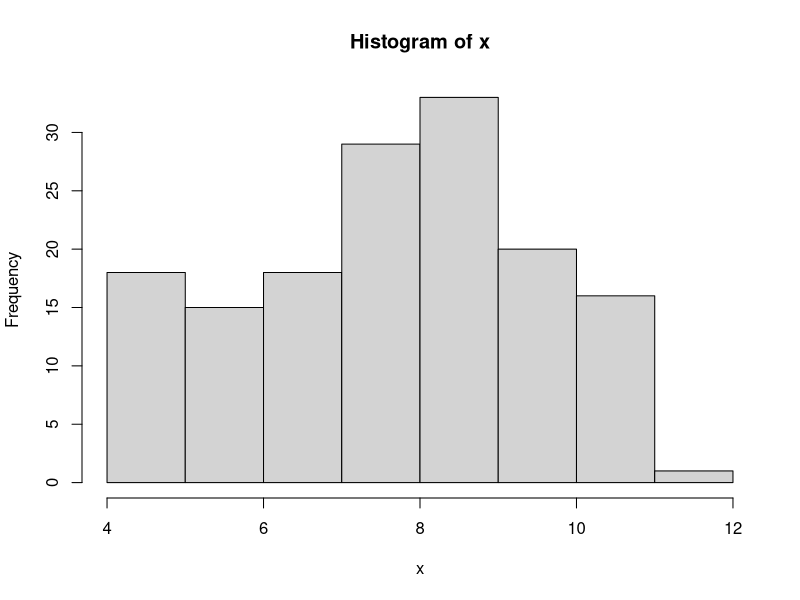
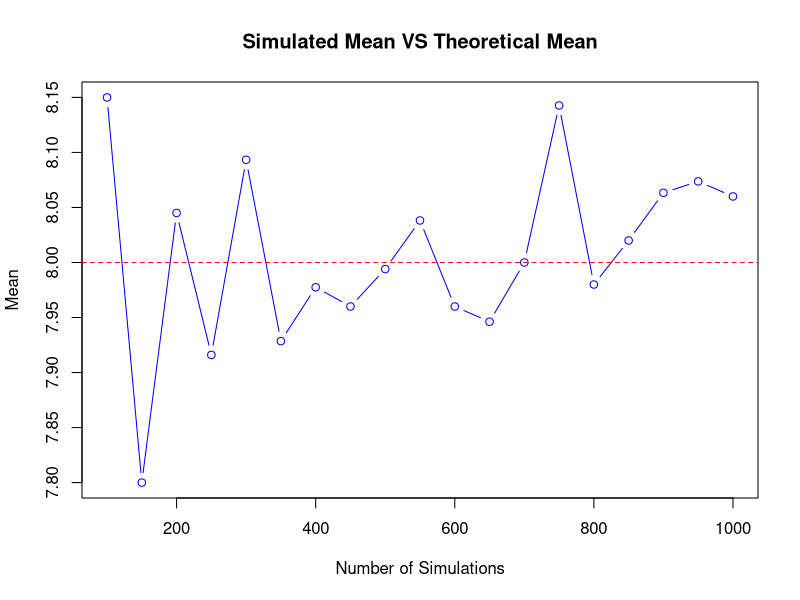
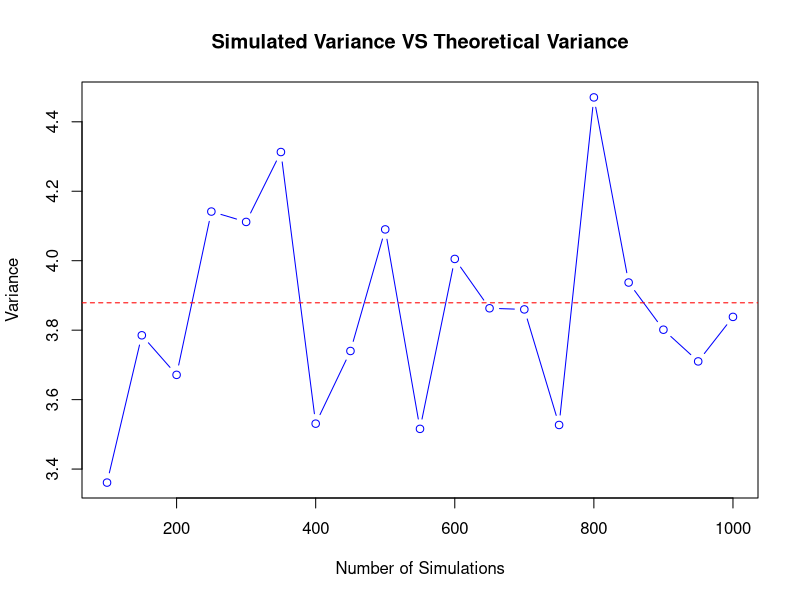
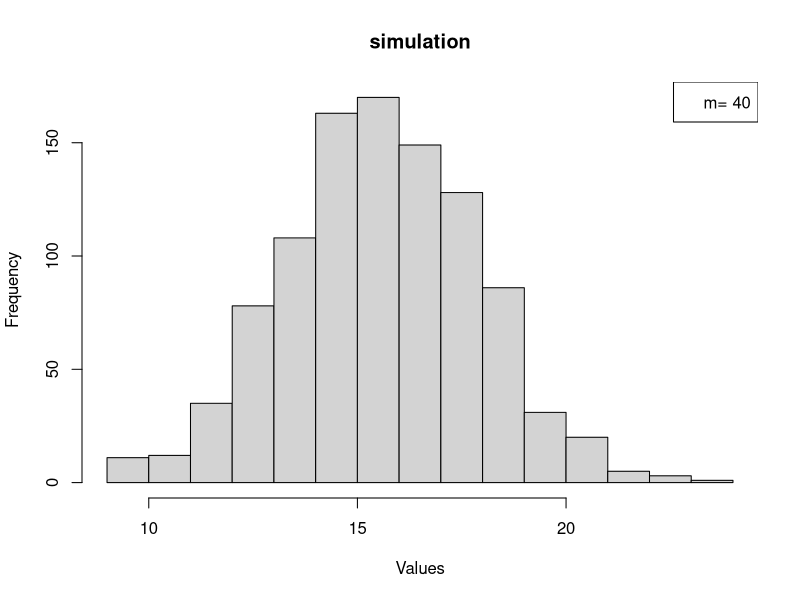
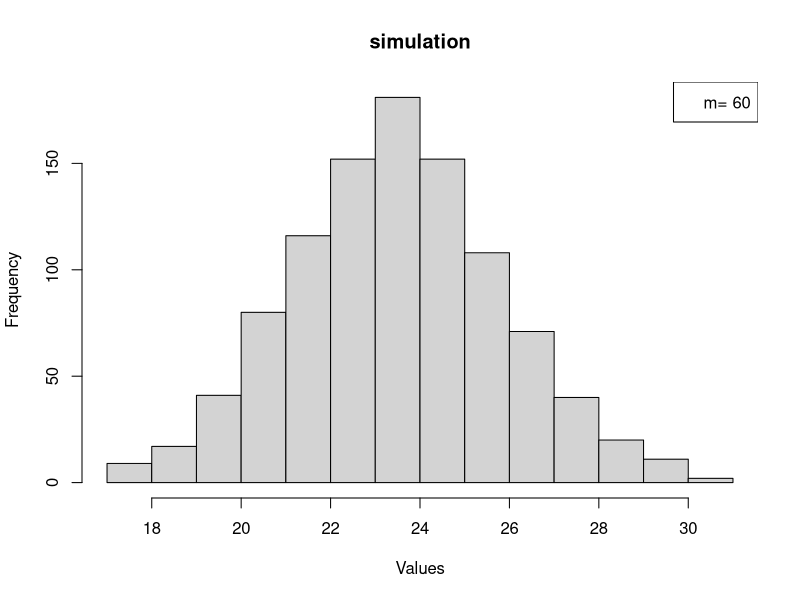
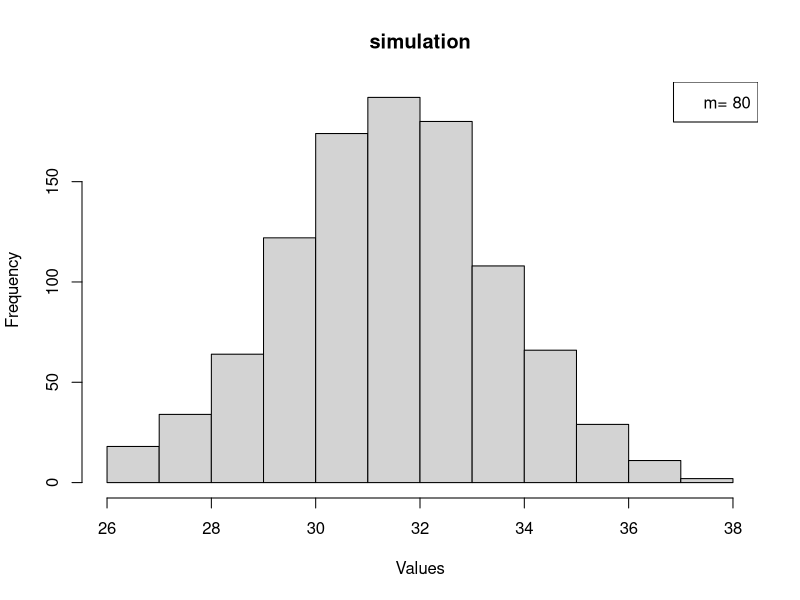
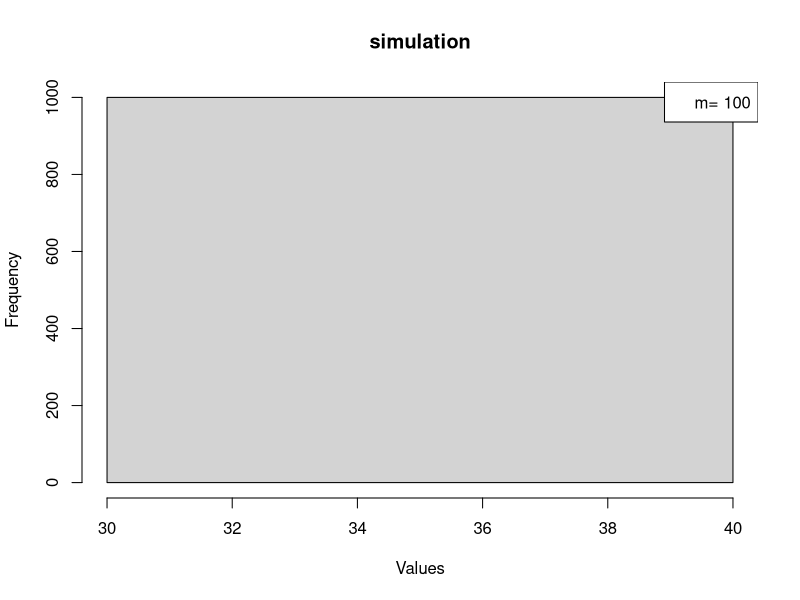
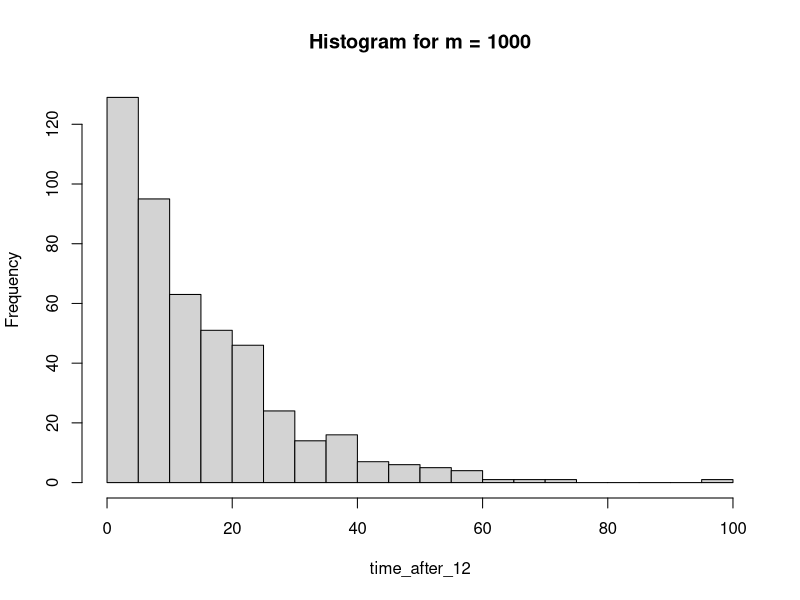

Generate these figures, in order, with R:
## ---- chunk 1
set.seed(545)
x <- rhyper(150,20,80,40)
hist(x ,breaks=8)
## ---- chunk 2
set.seed(545)
num_sim <- seq(100, 1000, by = 50)
N <- 100
n <- 40
K <-20
#theory
mean <- n *(K/N)
var <- n*(K/N)*((N-K)/N)*((N-n)/(N-1))

#simulation
means <- numeric(length(num_sim))
variances <- numeric(length(num_sim))
for (i in seq_along(num_sim)) {
  samples <- rhyper(num_sim[i], 20,80,40)
  means[i] <- mean(samples)
  variances[i] <- var(samples)
}

# plot
results <- data.frame(
  num_sim,
  means,
  variances
)
plot(results$num_sim, results$means, type = "b", col = "blue",
     ylim = range(c(results$means, mean)), 
     main = "Simulated Mean VS Theoretical Mean",
     xlab = "Number of Simulations", ylab = "Mean")
abline(h = mean, col = "red", lty = 2)

plot(results$num_sim, results$variances, type = "b", col = "blue",
     ylim = range(c(results$variances, var)), 
     main = "Simulated Variance VS Theoretical Variance",
     xlab = "Number of Simulations", ylab = "Variance")
abline(h = var, col = "red", lty = 2)


## ---- chunk 3
set.seed(545)
num_sim <- 1000
N <- 100
m <- seq(from=40 ,to=100 ,by=20)

samples <- list()
for(i in seq_along(m)){
  samples[[i]] <- rhyper(num_sim , m[i],N-m[i],40)
  hist(samples[[i]],main="simulation",xlab = "Values")
  label <- paste("m=",m[i])
  legend("topright" ,legend=label)
}

## ---- chunk 4
set.seed(545)
lambda<- (1/15)
n <- 1000
exponential <- function(lambda, n) {
  samples <- rexp(n,lambda) 
  return(samples) 
}
samples <- exponential(lambda, n) 


## ---- chunk 5
set.seed(545)
#function from last part
lambda <- (0.067)
n <- 100
exponential <- function(lambda, n) {
  samples <- rexp(n,lambda) 
  return(samples) 
}
rexp_times <- exponential(0.067, 100) 

arrival <- function(input_times, threshold) {
  times <- input_times[input_times > threshold]
  result <- times-threshold
  return(result)
}

result <- arrival(rexp_times,12)



## ---- chunk 6
set.seed(545)

lambda <- 1 / 15 
m <- c(1000, 10000, 100000)

for (i in m) {
 
  rexp_times <- rexp(i,lambda)
  time_after_12 <- rexp_times[rexp_times > 12]-12
  
  mean_time_after_12 <- mean(time_after_12)
  cat("Mean time greater than 12 min for m=",i,":", mean_time_after_12, "\n")
  mean_rexp_times <- mean(rexp_times)
  cat("Mean time for m=",i,":", mean_rexp_times, "\n")
  
  hist(time_after_12, breaks = 30,main = paste("Histogram for m =", i))
  hist(rexp_times, breaks = 30,main = paste("Histogram for m =", i))
  
}

## ---- chunk 7
set.seed(545)
x <- runif(1000000,0,1)


## ---- chunk 8
set.seed(545)
x <-runif(1000000,0,1)
y <- -2*log(x)


## ---- chunk 9
set.seed(545)

lambda <- 0.5  
x <-runif(1000,0,1)
y <- -2*log(x)

y_value <- seq(0, max(y), length.out = 1000)
pdf <- lambda * exp(-lambda * y_value)

hist(y, breaks = 50, probability = TRUE, 
     xlab = "Y", col = "lightblue")
lines(y_value,pdf, col = "red", lwd = 2)
  

## ---- chunk 10
set.seed(545)
u1 <- runif(1000000,0,1)
u2 <- runif(1000000,0,1)
## ---- chunk 11
set.seed(545)
u1 <- runif(1000000,0,1)
u2 <- runif(1000000,0,1)
z1 <- sqrt(-2 * log(u1)) * cos(2 *pi* u2)
z2 <- sqrt(-2 * log(u1)) * sin(2 *pi* u2)

## ---- chunk 12
set.seed(545)

u1 <- runif(1000000,0,1)
u2 <- runif(1000000,0,1)
z1 <- sqrt(-2 * log(u1)) * cos(2 *pi* u2)
z2 <- sqrt(-2 * log(u1)) * sin(2 *pi* u2)

hist(z1, breaks = 60, probability = TRUE, col = "blue")
curve((1 / sqrt(2 * pi)) * exp(-x^2 / 2), col="red",lwd = 2, add = TRUE)
hist(z2, breaks = 60, probability = TRUE, col = "blue")
curve((1 / sqrt(2 * pi)) * exp(-x^2 / 2), col="red",lwd = 2, add = TRUE)
